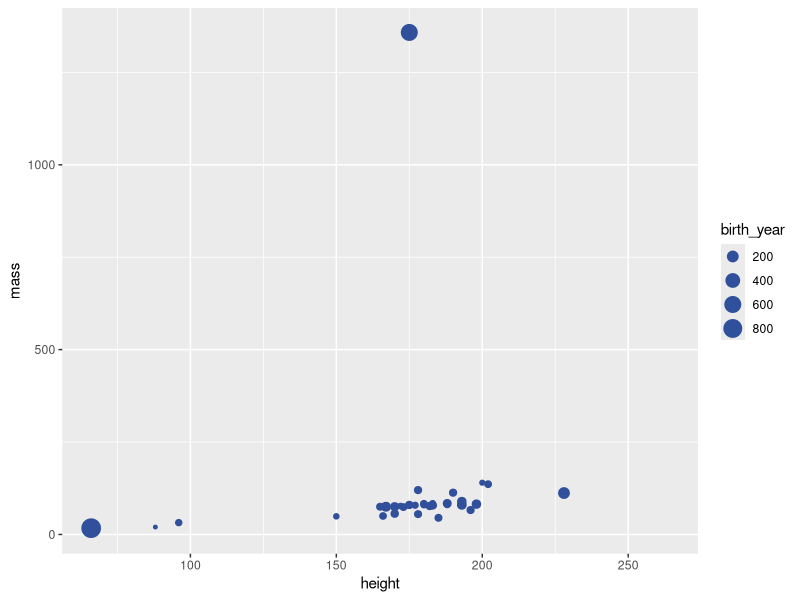
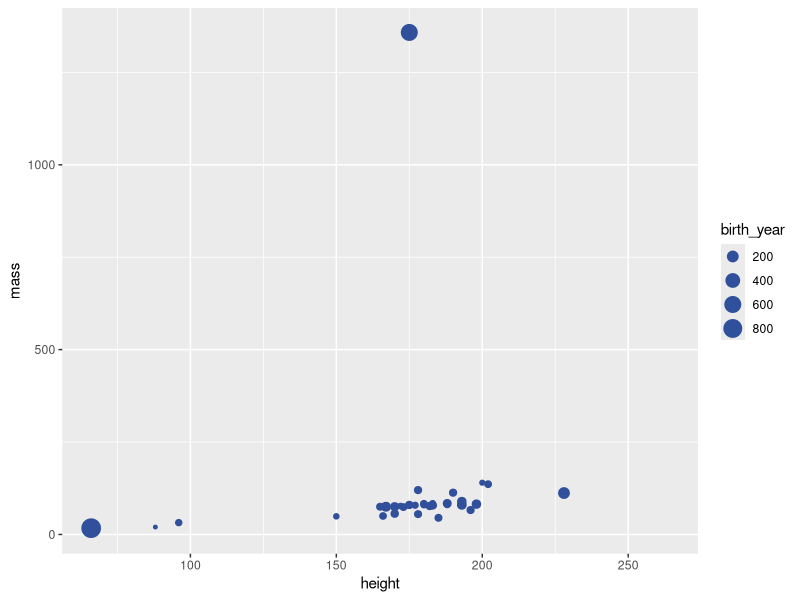

The R source for these figures, in order:
## ---- chunk 1
library(tidyverse)
## ---- chunk 2
library(tidyverse)
## ---- chunk 3
glimpse(starwars)
## ---- chunk 4
ggplot(starwars, 
       aes(x = height, y = mass, color = gender, size = birth_year)) +
  geom_point(color = "#30509C")
## ---- chunk 5
ggplot(starwars, 
       aes(x = height, y = mass, color = gender, size = birth_year)) +
  geom_point(color = "#30509C") +
  labs(
    #title = "___",
    #x = "___", 
    #y = "___",
    #___
    )
## ---- chunk 6

## ---- chunk 7

## ---- chunk 8

## ---- chunk 9

